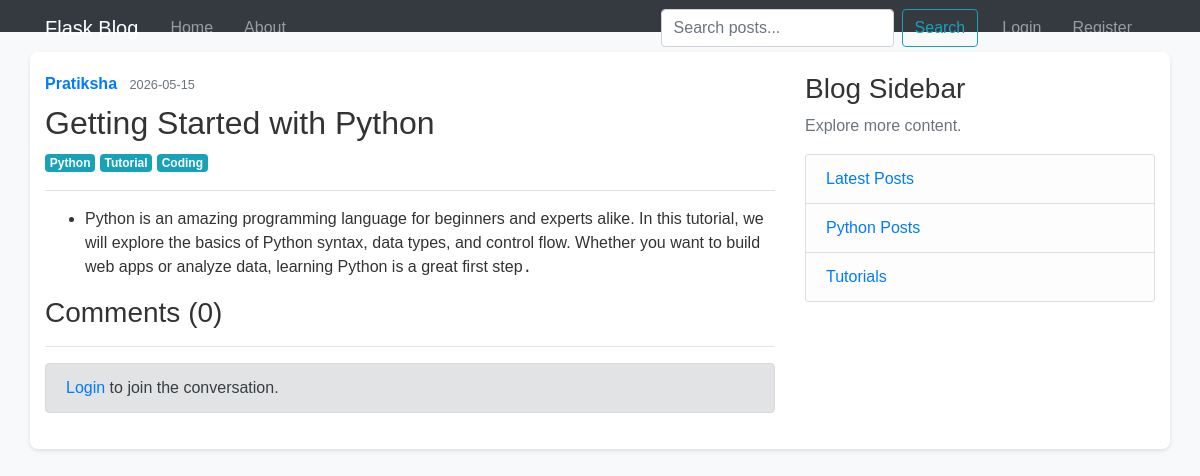
/post/1, run on the app's committed database.
### flaskblog/models.py (models this page shows, shortened)
class User(db.Model, UserMixin):
    id = db.Column(db.Integer, primary_key=True)
    username = db.Column(db.String(20), unique=True, nullable=False)
    email = db.Column(db.String(120), unique=True, nullable=False)
    image_file = db.Column(db.String(20), nullable=False, default='default.jpg')
    password = db.Column(db.String(60), nullable=False)
    posts = db.relationship('Post', backref='author', lazy=True)
    comments = db.relationship('Comment', backref='author', lazy=True)

class Post(db.Model):
    id = db.Column(db.Integer, primary_key=True)
    title = db.Column(db.String(100), nullable=False)
    date_posted = db.Column(db.DateTime, nullable=False, default=datetime.now)
    content = db.Column(db.Text, nullable=False)
    user_id = db.Column(db.Integer, db.ForeignKey('user.id'), nullable=False)
    tags = db.relationship('Tag', secondary=post_tags, backref=db.backref('posts', lazy='dynamic'))
    comments = db.relationship('Comment', backref='post', lazy=True, cascade="all, delete-orphan")

class Tag(db.Model):
    id = db.Column(db.Integer, primary_key=True)
    name = db.Column(db.String(50), unique=True, nullable=False)

### flaskblog/routes.py (the view, shortened to what this page needs)
@app.route("/post/<int:post_id>", methods=['GET', 'POST'])
def post(post_id):
    post = Post.query.get_or_404(post_id)
    form = CommentForm() # This defines the 'form' variable for the template
    return render_template('post.html', title=post.title, post=post, form=form)

### flaskblog/forms.py
class CommentForm(FlaskForm):
    content = TextAreaField('Comment', validators=[DataRequired()])
    submit = SubmitField('Add Comment')

### flaskblog/templates/post.html (shortened to what this page needs)
{% extends "layout.html" %}
{% block content %}
  <article class="media content-section">
    <div class="media-body">
      <div class="article-metadata">
        <a class="mr-2 font-weight-bold" href="#">{{ post.author.username }}</a>
        <small class="text-muted">{{ post.date_posted.strftime('%Y-%m-%d') }}</small>
      </div>
      <h2 class="article-title mt-2">{{ post.title }}</h2>
      <div class="mb-3">
          {% for tag in post.tags %}
              <a class="badge badge-info" href="{{ url_for('tag_posts', tag_name=tag.name) }}">{{ tag.name }}</a>
          {% endfor %}
      </div>
      <div class="article-content border-top pt-3">
        {{ post.content | safe }}
      </div>
    </div>
  </article>
  <div class="content-section">
    <h3>Comments ({{ post.comments|length }})</h3>
    <hr>
    {% if current_user.is_authenticated %}
        <form method="POST" action="">
            {{ form.hidden_tag() }}
            <fieldset class="form-group">
                <legend class="border-bottom mb-4">Leave a Comment</legend>
                <div class="form-group">
                    {{ form.content.label(class="form-control-label") }}
                    {% if form.content.errors %}
                        {{ form.content(class="form-control form-control-lg is-invalid") }}
                        <div class="invalid-feedback">
                            {% for error in form.content.errors %}
                                <span>{{ error }}</span>
                            {% endfor %}
                        </div>
                    {% else %}
                        {{ form.content(class="form-control form-control-lg") }}
                    {% endif %}
                </div>
            </fieldset>
            <div class="form-group">
                {{ form.submit(class="btn btn-outline-info") }}
            </div>
        </form>
    {% else %}
        <div class="alert alert-secondary mt-3">
            <a href="{{ url_for('login') }}">Login</a> to join the conversation.
        </div>
    {% endif %}
  </div>
{% endblock content %}

### flaskblog/static/main.css (style rules this page uses)
body { background-color: #f8f9fa; font-family: Arial, sans-serif; color: #333; }

### data on the page
User: author.username "Pratiksha"
Post: date_posted "2026-05-15", title "Getting Started with Python", content "Python is an amazing programming language for beginners and experts alike. In this tutorial, we will explore the basics of Python syntax, data types, and control flow. Whether you want to build web apps or analyze data, learning Python is a great first step ."
Tag: name "Python"
Tag: name "Tutorial"
Tag: name "Coding"

### other printed values
{{ post.comments|length }} "0"
